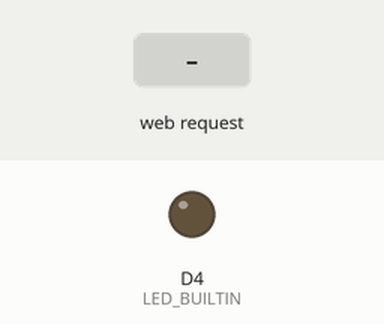
Recording of a sketch running on a simulated ESP8266 (NodeMCU). On the bench: output pins drawn as LEDs (lit = HIGH, except the on-board LED, lit = LOW). Dashed ring = blinking. Inputs (shaded band) come from the test bench. WiFi joins after 1.5 s; servers stay silent unless stated; what the sketch prints to the serial monitor is not drawn.

Above: at 1.6 s.
At 2.7 s:
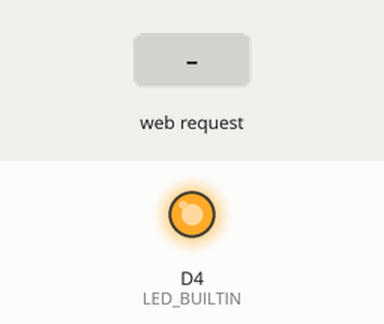
2.8 s: HTTP request GET /?play= received
At 4.4 s:
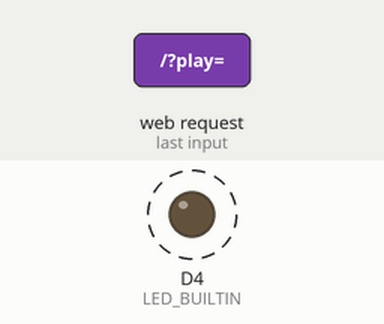
Timing chart, 0 to 11.3 s (numbered marks = the images above; inputs shaded):
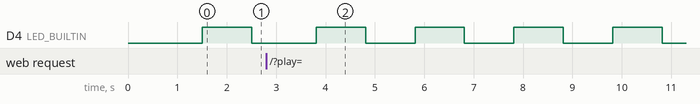

The sketch:

AudioControl_ESP.ino
```cpp
// Load Required libraries
#include <string.h>
#include <SoftwareSerial.h>
#include <ESP8266WiFi.h>
#include <ESP8266HTTPClient.h>
#include <WiFiClient.h>

#define D1 5
#define D2 4
#define D3 0
#define D4 2

// ---- WIFI SECTION ----
const char *ssid = "EscapeY2K";//EscapeY2K
const char *password = "caNY0u3scAp3?!";//caNY0u3scAp3?!
WiFiServer server(1234);
String tvIP = "192.168.1.211:8001"; // 10.0.0.64 at Jakes house
String irESPOne = "192.168.1.181:1234";

// ---- GENERAL SECTION ----
unsigned long currentTime = millis();
unsigned long previousTime = 0;
const long TickDelayTime = 1000;
bool ledStatus = false;

// ---- MP3 SECTION ----
#define MP3_RX D4
#define MP3_TX D3

// ---- Sound Effect Indexes ----
// 001 - spacejvke
// 002 - knock
// 003 - footsteps
// 004 - growl
// 005 - humming
// 006 - monster footsteps
#define MONSTER_FOOTSTEPS 6
// 007 - scream
// 008 - whispering
// 009 - rick
// 010 - Unused
// 011 - garble
// 012 - phone call
// 013 -

// Define the required MP3 Player Commands:
// Select storage device to TF card
static int8_t select_SD_card[] = {0x7e, 0x03, 0X35, 0x01, 0xef}; // 7E 03 35 01 EF
// Play with index: /01/00{SONG_NUM_HERE}xxx.mp3 (in this case 3)
static int8_t play_default_song[] = {0x7e, 0x04, 0x41, 0x00, 0x03, 0xef}; // 7E 04 41 00 03 EF
// Play the song.
static int8_t play[] = {0x7e, 0x02, 0x01, 0xef};
// Pause the song.
static int8_t pause[] = {0x7e, 0x02, 0x02, 0xef};
// + Volume
static int8_t volUp[] = {0x7e, 0x02, 0x05, 0xef};
// - Volume
static int8_t volDown[] = {0x7e, 0x02, 0x06, 0xef};
// Set Volume
static int8_t volMin[] = {0x7e, 0x03, 0x31, 0x01, 0xef};
//Set Volume 20
static int8_t volMid[] = {0x7e, 0x03, 0x31, 0x14, 0xef};

// Define the Serial MP3 Player Module.
SoftwareSerial MP3(MP3_RX, MP3_TX);

// ---- SETUP AND LOOP ----

void setup()
{
	//Setup serial communication
	Serial.begin(9600);

	// start serial connection
	connectToWifi();

  // Initiate the Serial MP3 Player Module.
  MP3.begin(9600);

	// Select the SD Card.
  // send_command_to_MP3_player(select_SD_card, 6);
	// //And turn the volume down because I think it starts at max volume
	// send_command_to_MP3_player(volMin, 5);
  // send_command_to_MP3_player(play_default_song, 6);

	//Setup pin for LED so we can test stuff
	pinMode(LED_BUILTIN, OUTPUT);
	digitalWrite(LED_BUILTIN, HIGH); // Turn the LED off
}

void loop()
{
	WiFiClient rcvClient = server.available(); // Listen for incoming clients

	if (rcvClient)
	{
		handleClientConnected(rcvClient);
	}

  //Add in other functionality here if you so desire
  //This will run once every TickTimeDelays
  if ((millis() - previousTime) > TickDelayTime)
  {
    previousTime = millis();
    if(ledStatus == true){
      ledStatus = false;
      digitalWrite(LED_BUILTIN, LOW); // Turn the LED off
    }
    else{
      ledStatus = true;
      digitalWrite(LED_BUILTIN, HIGH); // Turn the LED off
    }
  }
}

// ---- HELPER METHODS ----
void handleClientConnected(WiFiClient rcvClient)
{
	bool startSeekSequence = false;
	// SETUP VARIABLES
  String header = "";
	String currentLine = ""; // make a String to hold incoming data from the client
	int handleClientTimeout = 2000;
	unsigned long clientConnectedTime = millis();
	int previousClientConnectedTime = clientConnectedTime;

	//Serial.println("New Client."); // print a message out in the serial port
	while (rcvClient.connected() && clientConnectedTime - previousClientConnectedTime <= handleClientTimeout)
	{ // loop while the client's connected
		clientConnectedTime = millis();
		if (rcvClient.available())
		{							   // if there's bytes to read from the client,
			char c = rcvClient.read(); // read a byte, then
			//Serial.write(c);		   // print it out the serial monitor
			header += c;
			if (c == '\n')
			{ // if the byte is a newline character
				// if the current line is blank, you got two newline characters in a row.
				// that's the end of the client HTTP request, so send a response:
				if (currentLine.length() == 0)
				{
					String fullMessage = "{\"message\":\"received\"";
					if (header.indexOf("GET /?play=") >= 0)
					{

            String intToParse = "";
            int parsedInt = -1;
            //We start at 11 because the "GET /?play=" is 11 characters
            int index = 11;
            //To get the whole number we have to loop dynamically
            while(true){
              //Get the value that could be an int
              String asciiSongNumVal = String(header[header.indexOf("GET /?play=")+index]);
              //Try to parse it
              parsedInt = lowByte(asciiSongNumVal.toInt());
              //If its a 0 (which means it couldn't parse) then break out of the loop
              if(parsedInt == 0){
                break;
              }
              index++;
              intToParse.concat(parsedInt);
            }

            int8_t selectedSong = lowByte(intToParse.toInt());
			//Check if we need to initialize seeking for later
			if(selectedSong == MONSTER_FOOTSTEPS){
				startSeekSequence = true;
			}
						int8_t play_selected_song[] = {0x7e, 0x04, 0x42, 0x01, selectedSong, 0xef}; // 7E 04 41 04 01 EF
						send_command_to_MP3_player(play_selected_song, 6);
            fullMessage = fullMessage + ",\"playing\":\"" + selectedSong + "\",\"status\":\"Playing\"";
					}
          //This play is different, it just plays from where we paused instead of restarting the track
          else if (header.indexOf("GET /?song=play") >= 0)
					{
  						send_command_to_MP3_player(play, 4);
              fullMessage = fullMessage + ",\"status\":\"Playing\"";
					}
					else if (header.indexOf("GET /?song=pause") >= 0)
					{
  						send_command_to_MP3_player(pause, 4);
              fullMessage = fullMessage + ",\"status\":\"Paused\"";
					}
					else if (header.indexOf("GET /?vol=up") >= 0)
					{
						send_command_to_MP3_player(volUp, 4);
            fullMessage = fullMessage + ",\"volume\":\"Raised\"";
					}
					else if (header.indexOf("GET /?vol=down") >= 0)
					{
						send_command_to_MP3_player(volDown, 4);
            fullMessage = fullMessage + ",\"volume\":\"Lowered\"";
					}
          else if (header.indexOf("GET /?vol=min") >= 0)
					{
						send_command_to_MP3_player(volMin, 5);
            fullMessage = fullMessage + ",\"volume\":\"Min\"";
					}
					else if (header.indexOf("GET /?vol=mid") >= 0)
					{
						send_command_to_MP3_player(volMid, 5);
            fullMessage = fullMessage + ",\"volume\":\"Mid20\"";
					}
					else if (header.indexOf("GET /reset") >= 0)
					{
  					send_command_to_MP3_player(pause, 4);
						send_command_to_MP3_player(volMid, 5);
            fullMessage = fullMessage + ",\"volume\":\"20\",\"reset\":\"true\"";
					}

          //This allows us to add any other properties we may want to add and then still close the response when were done
          fullMessage = fullMessage + "}";
          String contentLengthString = "Content-Length: " + fullMessage.length() + 2;

					rcvClient.println("HTTP/1.1 200 OK");
					rcvClient.println("Content-type: application/json");
					rcvClient.println(contentLengthString);
					rcvClient.println("Access-Control-Allow-Origin: *");
					rcvClient.println();

					// The HTTP response ends with another blank line
					rcvClient.println(fullMessage); // CONTENT LENGTH DYNAMIC BASED ON HOW LONG THIS IS (IN CHARACTERS) + 1
					// Break out of the while loop
					break;
				}
				else
				{ // if you got a newline, then clear currentLine
					currentLine = "";
				}
			}
			else if (c != '\r')
			{					  // if you got anything else but a carriage return character,
				currentLine += c; // add it to the end of the currentLine
			}
		}
	}
	// Clear the header variable
	header = "";
	// Close the connection
	rcvClient.stop();
	//Serial.println("Client disconnected.");
	//Serial.println("");

	if(startSeekSequence == true){
		delay(5000);
		sendMessageToESP("monster=seek", tvIP);
		sendMessageToESP("seek=true", irESPOne);
	}
}

void send_command_to_MP3_player(int8_t command[], int len){
  Serial.print("\nMP3 Command => ");
  for(int i=0;i<len;i++){
    MP3.write(command[i]);
    Serial.print(command[i], HEX);
    delay(1);
  }
  delay(1000);
}

/// @brief This simplifies sending a message to a server.
/// @param command What do you want to tell the server? Dont include the "/?" at the beginning, but if you're going to do a long query dont forget to add the extra "&" signs.
/// @param address IP Address of the ESP module you want to communicate with. "IP:PORT"
/// @return The string response that was retrieved from the server or an error message if an error occured.
String sendMessageToESP(String command, String address)
{
	String response = "";

	// Check WiFi connection status
	if (WiFi.status() == WL_CONNECTED)
	{
		WiFiClient sendClient;
		HTTPClient http;

		String serverPath = "http://" + address + "/?" + command;

		// Your Domain name with URL path or IP address with path
		http.begin(sendClient, serverPath.c_str());

    //Change timeout so its not so long (5 seconds for now, maybe change later)
    http.setTimeout(5000);
		// Send HTTP GET request
		int httpResponseCode = http.GET();

		if (httpResponseCode > 0)
		{
			Serial.println("HTTP Response code: ");
			Serial.println(httpResponseCode);
			response = http.getString();
			Serial.println(response);
		}
		else
		{
			Serial.println("Error code: ");
			Serial.println(httpResponseCode);
			response = "An error occured. Please try again. Error code: " + httpResponseCode;
		}
		// Free resources
		http.end();
	}
	else
	{
		Serial.println("WiFi Disconnected");
		response = "This ESP has been disconnected from WiFi.";
	}

	return response;
}

void connectToWifi()
{
	// Connect to Wi-Fi network with SSID and password
	Serial.print("Connecting to ");
	Serial.println(ssid);
	WiFi.begin(ssid, password);
	while (WiFi.status() != WL_CONNECTED)
	{
		delay(500);
		Serial.print(".");
	}
	// Print local IP address and start web server
	Serial.println("");
	Serial.println("WiFi connected.");
	Serial.println("IP address: ");
	Serial.println(WiFi.localIP());
	server.begin();
}
```

Measured:
- by itself, D4 (LED_BUILTIN): alternates HIGH for 1.0 s and LOW for 1.0 s
